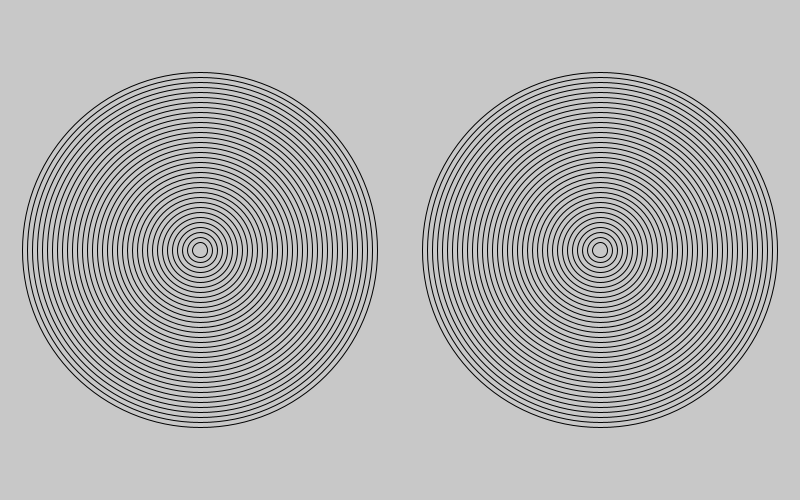
Frame 1 (no input)
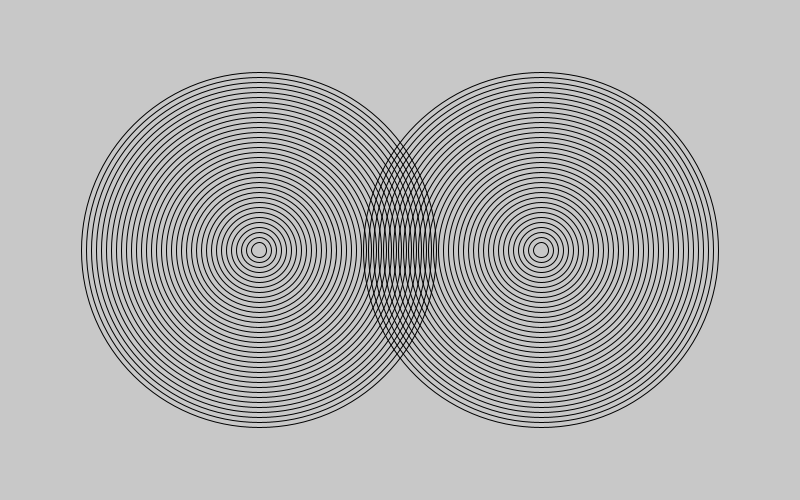
Frame 60 (the mouse pressed at the canvas centre just before this capture)
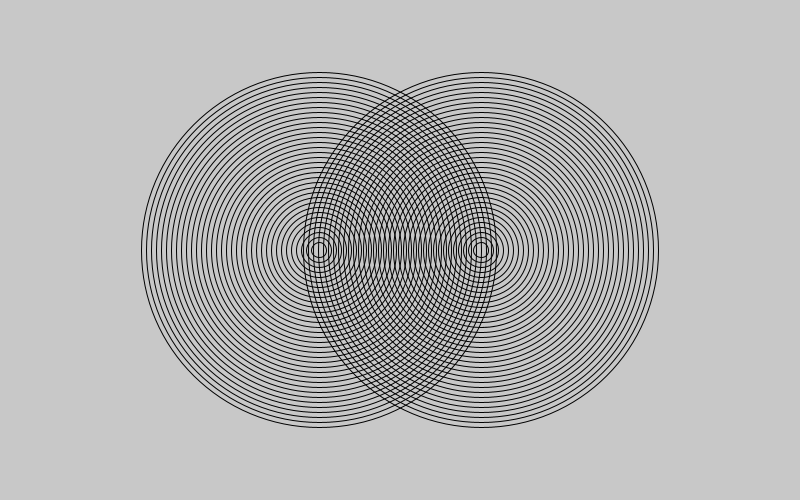
Frame 120 (the mouse held since frame 60 and released just before this capture)

The Processing sketch that drew these frames (run headless with seeded random() and noise(); from frame 60 on, the mouse is pressed at the canvas centre):

// Processing sketch: amazing_rings
// ── amazing_rings.pde

  /*** Go to the recipe to run the demonstration before starting this program ***/
int x = 200;
int xx = 600;
int speed = 1;
int speedd = 1;
void setup() {
  /* Set the size of your sketch to be a rectangle like in the recipe demonstration */
  size(800,500);
  noFill();
  /* Call the noFill() command so all the ellipses will be transparent */
}

void draw() {
  background(200,200,200);
    /* Use a for loop to make the first set of rings that will start in the left half of the window
        (you can use the code from your Bullseye program).*/          
  int sizeX = 15;
  int sizeY = 15;
  for (int i = 0; i < 35; i++) {
    ellipse (x, 250, sizeX, sizeY);
    sizeX = sizeX + 10;
    sizeY = sizeY + 10;
  }
  x = x + speed;
   if (x == 800) {
    speed = -speed; 
   } 
   else if (x == 0) {
    speed = 1; 
   }
        /*Make this set of rings move across the sketch to the right 
        Hint: make two variables, one for x and another for the speed. 
        Then increase x by the amount in speed */
   
   int size2x = 15;
   int size2y = 15;
   for (int j = 0; j < 35; j++) {
    ellipse (xx, 250, size2x, size2y);
    size2x = size2x + 10;
    size2y = size2y + 10;
   }
   
   xx = xx + -speed;
   if (speedd == 0) {
     speedd = -speedd;
   }
   else if (speedd == 800) {
     speedd = 1;
   }
        /*When the rings reach the right side of the sketch, reverse the direction so they move
        Hint: speed = -speed */

         
        /*When the rings reach the left side of the sketch, reverse the direction again */
        
         
 //CHALLENGE - to finish the Amazing Rings 

  
        /*Add another for loop to draw the second set of rings that will start in the right half of the window */
        
        
        /*Make this set of rings move in the opposite direction to the other rings 
        These rings must also "bounce" off the sides of the window.*/
        
}
